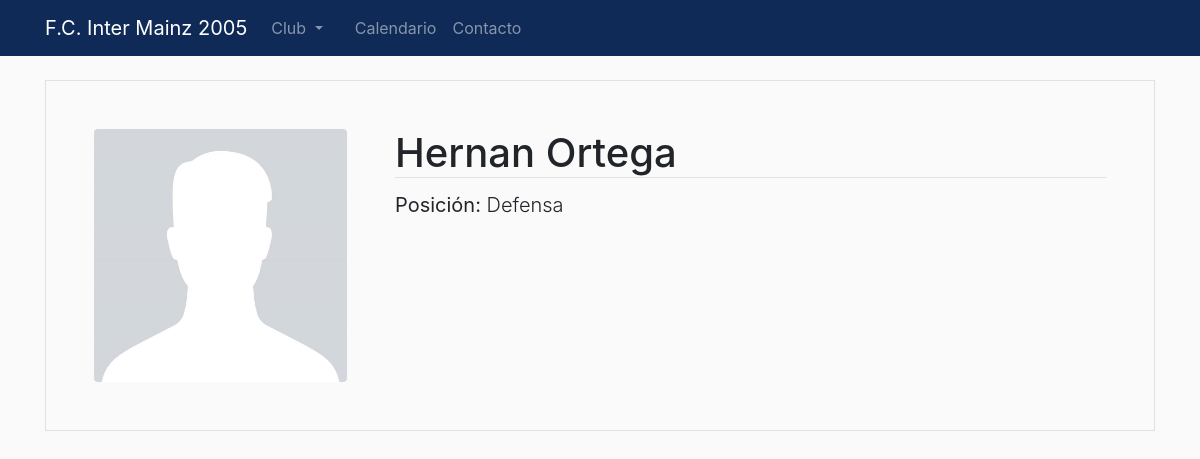
Page /players/5/ on the earlier database version.
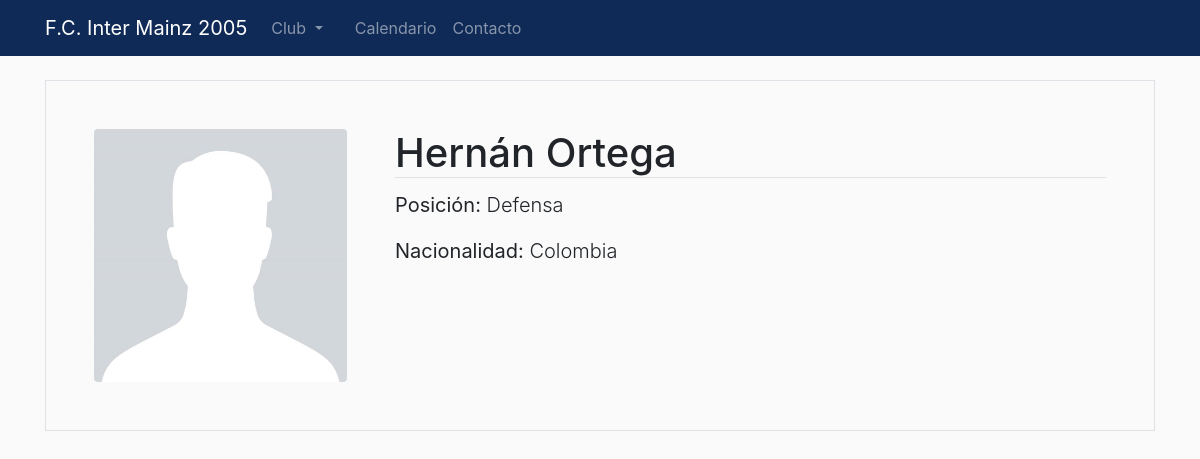
Same page on the later database version.
### players/models.py (models this page shows, shortened)
class Player(models.Model):
    possible_positions = (
        ('portero', 'Portero'),
        ('defensa', 'Defensa'),
        ('centrocampo', 'Centrocampista'),
        ('delantero', 'Delantero')
    )
    last_name = models.CharField(max_length=50)
    first_name = models.CharField(max_length=50)
    position = models.CharField(max_length=50, choices=possible_positions)
    jersey_number = models.IntegerField(blank=True, null=True)
    nationality = models.CharField(max_length=50, blank=True, null=True)
    picture = models.ImageField(default="default.jpg", upload_to="player_pics")

### players/views.py (the view)
# urls.py: path('players/<int:pk>/', PlayerDetailView.as_view(), name='player-detail')
class PlayerDetailView(DetailView):
    model = Player

### players/templates/players/player_detail.html (shortened to what this page needs)
{% extends "show/base.html" %}
{% block content %}
<div class="media border p-5">
    <img class="rounded w-25"  src="{{ player.picture.url }}">
    <div class="media-body ml-5">
        <h1 class="card-title border-bottom">{{ player.first_name }} {{ player.last_name }}</h1>
        <p class="lead"><strong>Posición:</strong> {{ player.position.capitalize }}</p>
        {% if player.nationality %}
        <p class="lead"><strong>Nacionalidad:</strong> {{ player.nationality.capitalize }}</p>
        {% endif %}
    </div>
</div>
{% endblock content %}

Differences in the rows shown:
changed Player "Ortega": first_name "Hernan" → "Hernán"; nationality (not shown) → "Colombia"
Other differences:
text now shown: "Nacionalidad:"
